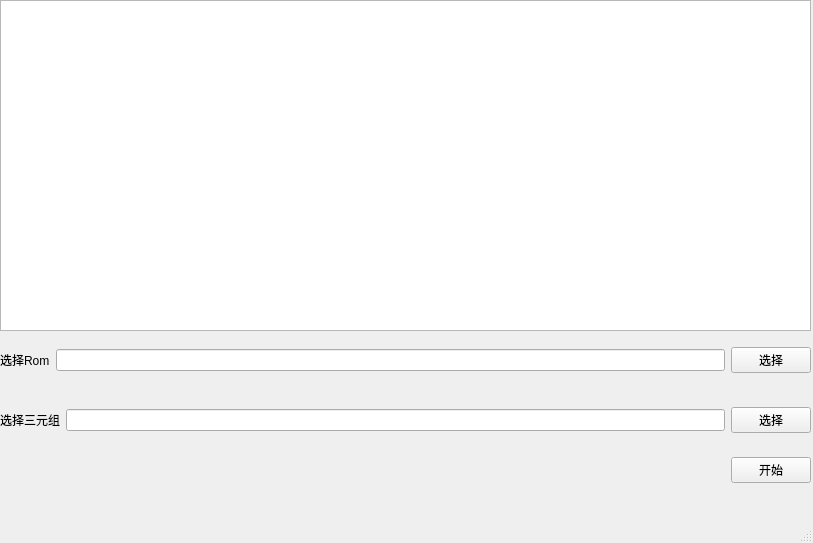
<?xml version="1.0" encoding="UTF-8"?>
<ui version="4.0">
 <class>MainWindow</class>
 <widget class="QMainWindow" name="MainWindow">
  <property name="geometry">
   <rect>
    <x>0</x>
    <y>0</y>
    <width>813</width>
    <height>543</height>
   </rect>
  </property>
  <property name="sizePolicy">
   <sizepolicy hsizetype="Expanding" vsizetype="Expanding">
    <horstretch>0</horstretch>
    <verstretch>0</verstretch>
   </sizepolicy>
  </property>
  <property name="windowTitle">
   <string>MainWindow</string>
  </property>
  <widget class="QWidget" name="centralwidget">
   <property name="sizePolicy">
    <sizepolicy hsizetype="Expanding" vsizetype="Expanding">
     <horstretch>0</horstretch>
     <verstretch>0</verstretch>
    </sizepolicy>
   </property>
   <property name="maximumSize">
    <size>
     <width>813</width>
     <height>498</height>
    </size>
   </property>
   <widget class="QWidget" name="verticalLayoutWidget">
    <property name="geometry">
     <rect>
      <x>0</x>
      <y>0</y>
      <width>811</width>
      <height>331</height>
     </rect>
    </property>
    <layout class="QVBoxLayout" name="verticalLayout">
     <item>
      <widget class="QTextBrowser" name="resultOutput"/>
     </item>
    </layout>
   </widget>
   <widget class="QWidget" name="verticalLayoutWidget_2">
    <property name="geometry">
     <rect>
      <x>0</x>
      <y>330</y>
      <width>811</width>
      <height>61</height>
     </rect>
    </property>
    <layout class="QVBoxLayout" name="verticalLayout_2">
     <item>
      <layout class="QHBoxLayout" name="horizontalLayout">
       <item>
        <widget class="QLabel" name="label_3">
         <property name="text">
          <string>选择Rom</string>
         </property>
        </widget>
       </item>
       <item>
        <widget class="QLineEdit" name="RomSelLineEdit"/>
       </item>
       <item>
        <widget class="QPushButton" name="RomSelButton">
         <property name="text">
          <string>选择</string>
         </property>
        </widget>
       </item>
      </layout>
     </item>
    </layout>
   </widget>
   <widget class="QWidget" name="verticalLayoutWidget_3">
    <property name="geometry">
     <rect>
      <x>0</x>
      <y>390</y>
      <width>811</width>
      <height>61</height>
     </rect>
    </property>
    <layout class="QVBoxLayout" name="verticalLayout_4">
     <item>
      <layout class="QHBoxLayout" name="horizontalLayout_13">
       <item>
        <widget class="QLabel" name="label_5">
         <property name="text">
          <string>选择三元组</string>
         </property>
        </widget>
       </item>
       <item>
        <widget class="QLineEdit" name="AliSelLineEdit"/>
       </item>
       <item>
        <widget class="QPushButton" name="AliSelButton">
         <property name="text">
          <string>选择</string>
         </property>
        </widget>
       </item>
      </layout>
     </item>
    </layout>
   </widget>
   <widget class="QWidget" name="verticalLayoutWidget_4">
    <property name="geometry">
     <rect>
      <x>0</x>
      <y>450</y>
      <width>811</width>
      <height>41</height>
     </rect>
    </property>
    <layout class="QVBoxLayout" name="verticalLayout_3">
     <item>
      <layout class="QHBoxLayout" name="horizontalLayout_2">
       <item>
        <spacer name="horizontalSpacer">
         <property name="orientation">
          <enum>Qt::Horizontal</enum>
         </property>
         <property name="sizeHint" stdset="0">
          <size>
           <width>40</width>
           <height>20</height>
          </size>
         </property>
        </spacer>
       </item>
       <item>
        <widget class="QPushButton" name="Start">
         <property name="text">
          <string>开始</string>
         </property>
        </widget>
       </item>
      </layout>
     </item>
    </layout>
   </widget>
  </widget>
  <widget class="QMenuBar" name="menubar">
   <property name="geometry">
    <rect>
     <x>0</x>
     <y>0</y>
     <width>813</width>
     <height>23</height>
    </rect>
   </property>
  </widget>
  <widget class="QStatusBar" name="statusbar"/>
 </widget>
 <resources/>
 <connections/>
</ui>
